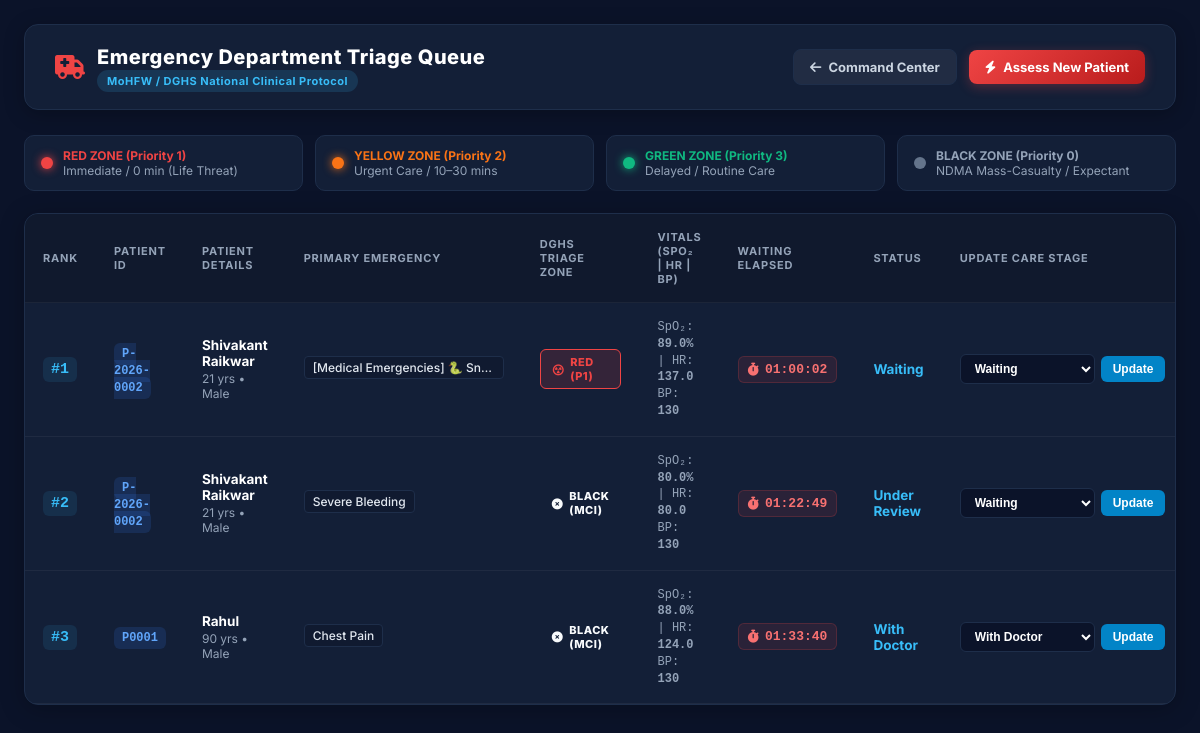
Page /queue (signed in) on the committed database.
### tables this page shows
CREATE TABLE triage_history (
            id INTEGER PRIMARY KEY AUTOINCREMENT,
            patient_id TEXT,
            priority TEXT,
            symptoms TEXT,
            heart_rate TEXT,
            oxygen_level TEXT,
            temperature TEXT,
            blood_pressure TEXT,
            respiratory_rate TEXT,
            assessment_reason TEXT,
            created_at TEXT
        , confidence TEXT, status TEXT);

CREATE TABLE patients (
            id INTEGER PRIMARY KEY AUTOINCREMENT,
            patient_id TEXT UNIQUE,
            name TEXT NOT NULL,
            age INTEGER,
            gender TEXT,
            phone TEXT,
            address TEXT,
            blood_group TEXT,
            emergency_contact TEXT,
            medical_history TEXT,
            allergies TEXT,
            created_at TEXT
        , status TEXT DEFAULT 'Waiting');

### app.py (the view)
@app.route("/queue")
def queue():
    if "user" not in session:
        return redirect(url_for("login"))
    conn = get_db()
    cursor = conn.cursor()
    cursor.execute("""
        SELECT triage_history.*, patients.name, patients.age, patients.gender
        FROM triage_history
        JOIN patients ON triage_history.patient_id = patients.patient_id
        ORDER BY
            CASE triage_history.priority
                WHEN 'RED' THEN 1
                WHEN 'CRITICAL' THEN 1
                WHEN 'YELLOW' THEN 2
                WHEN 'HIGH' THEN 2
                WHEN 'GREEN' THEN 3
                WHEN 'MODERATE' THEN 3
                WHEN 'BLACK' THEN 4
                ELSE 5
            END,
            triage_history.id DESC
    """)
    queue_list = cursor.fetchall()
    conn.close()
    return render_template("queue.html", queue=queue_list)

### app.py (called while the page is built)
def get_db():
    conn = sqlite3.connect(DATABASE)
    conn.row_factory = sqlite3.Row
    return conn

### templates/queue.html (shortened to what this page needs)
<!DOCTYPE html>
<html lang="en">
<head>
    <link rel="stylesheet" href="https://cdnjs.cloudflare.com/ajax/libs/font-awesome/6.4.0/css/all.min.css">
</head>
<body>
<div class="container">
    <div class="header">
        <div class="header-title">
            <i class="fa-solid fa-truck-medical"></i>
            <div>
                <h1>Emergency Department Triage Queue</h1>
                <span class="badge-standard">MoHFW / DGHS National Clinical Protocol</span>
            </div>
        </div>
        <div class="nav-actions">
            <a href="/" class="btn-nav btn-back"><i class="fa-solid fa-arrow-left"></i> Command Center</a>
            <a href="/triage" class="btn-nav btn-triage"><i class="fa-solid fa-bolt"></i> Assess New Patient</a>
        </div>
    </div>
    <div class="protocol-bar">
        <div class="proto-pill">
            <div class="proto-dot dot-red"></div>
            <div>
                <strong style="color:#ef4444;">RED ZONE (Priority 1)</strong><br>
                <span style="color:var(--text-secondary);">Immediate / 0 min (Life Threat)</span>
            </div>
        </div>
        <div class="proto-pill">
            <div class="proto-dot dot-yellow"></div>
            <div>
                <strong style="color:#f97316;">YELLOW ZONE (Priority 2)</strong><br>
                <span style="color:var(--text-secondary);">Urgent Care / 10–30 mins</span>
            </div>
        </div>
        <div class="proto-pill">
            <div class="proto-dot dot-green"></div>
            <div>
                <strong style="color:#10b981;">GREEN ZONE (Priority 3)</strong><br>
                <span style="color:var(--text-secondary);">Delayed / Routine Care</span>
            </div>
        </div>
        <div class="proto-pill">
            <div class="proto-dot dot-black"></div>
            <div>
                <strong style="color:#94a3b8;">BLACK ZONE (Priority 0)</strong><br>
                <span style="color:var(--text-secondary);">NDMA Mass-Casualty / Expectant</span>
            </div>
        </div>
    </div>
    <div class="table-card">
        {% if queue %}
        <table>
            <thead>
                <tr>
                    <th>Rank</th>
                    <th>Patient ID</th>
                    <th>Patient Details</th>
                    <th>Primary Emergency</th>
                    <th>DGHS Triage Zone</th>
                    <th>Vitals (SpO₂ | HR | BP)</th>
                    <th>Waiting Elapsed</th>
                    <th>Status</th>
                    <th>Update Care Stage</th>
                </tr>
            </thead>
            <tbody>
                {% for q in queue %}
                <tr>
                    <td><span class="rank-badge">#{{ loop.index }}</span></td>
                    <td><span class="id-badge">{{ q['patient_id'] }}</span></td>
                    <td>
                        <span class="patient-name">{{ q['name'] }}</span>
                        <span class="patient-demo">{{ q['age'] }} yrs • {{ q['gender'] }}</span>
                    </td>
                    <td>
                        <span class="incident-badge" title="{{ q['symptoms'] }}">
                            {{ q['symptoms'] }}
                        </span>
                    </td>
                    <td>
                        <span class="triage-badge badge-{{ q['priority'] }}">
                            {% if q['priority'] == 'RED' %}
                                <i class="fa-solid fa-circle-radiation"></i> RED (P1)
                            {% elif q['priority'] == 'YELLOW' %}
                                <i class="fa-solid fa-triangle-exclamation"></i> YELLOW (P2)
                            {% elif q['priority'] == 'GREEN' %}
                                <i class="fa-solid fa-circle-check"></i> GREEN (P3)
                            {% else %}
                                <i class="fa-solid fa-circle-xmark"></i> BLACK (MCI)
                            {% endif %}
                        </span>
                    </td>
                    <td>
                        <div class="vitals-summary">
                            <span>SpO₂: <strong>{{ q['oxygen_level'] }}%</strong></span> |
                            <span>HR: <strong>{{ q['heart_rate'] }}</strong></span><br>
                            <span>BP: <strong>{{ q['blood_pressure'] }}</strong></span>
                        </div>
                    </td>
                    <td>
                        <div class="timer-box">
                            <i class="fa-solid fa-stopwatch"></i>
                            <span class="timer" data-time="{{ q['created_at'] }}">00:00</span>
                        </div>
                    </td>
                    <td>
                        <strong style="color: #38bdf8;">{{ q['status'] }}</strong>
                    </td>
                    <td>
                        <form method="POST" action="/update_status/{{ q['id'] }}" class="status-form">
                            <select name="status" class="select-status">
                                <option value="Waiting" {% if q['status'] == 'Waiting' %}selected{% endif %}>Waiting</option>
                                <option value="With Doctor" {% if q['status'] == 'With Doctor' %}selected{% endif %}>With Doctor</option>
                            </select>
                            <button type="submit" class="btn-save">Update</button>
                        </form>
                    </td>
                </tr>
                {% endfor %}
            </tbody>
        </table>
        {% else %}
        <div class="empty-state">
            <i class="fa-solid fa-bed"></i>
            <h3>No Emergency Patients in Queue</h3>
            <p>All emergency patients have been treated or discharged.</p>
        </div>
        {% endif %}
    </div>
</div>
</body>
</html>

### rows in the picture
triage_history: patient_id "P-2026-0002", name "Shivakant Raikwar", age "21", gender "Male", symptoms "[Medical Emergencies] 🐍 Sn…", priority "RED" (drawn), oxygen_level "89.0", heart_rate "137.0", blood_pressure "130", status "Waiting"
triage_history: patient_id "P-2026-0002", name "Shivakant Raikwar", age "21", gender "Male", symptoms "Severe Bleeding", priority "BLACK (MCI)", oxygen_level "80.0", heart_rate "80.0", blood_pressure "130", status "Under Review"
triage_history: patient_id "P0001", name "Rahul", age "90", gender "Male", symptoms "Chest Pain", priority "BLACK (MCI)", oxygen_level "88.0", heart_rate "124.0", blood_pressure "130", status "With Doctor"
